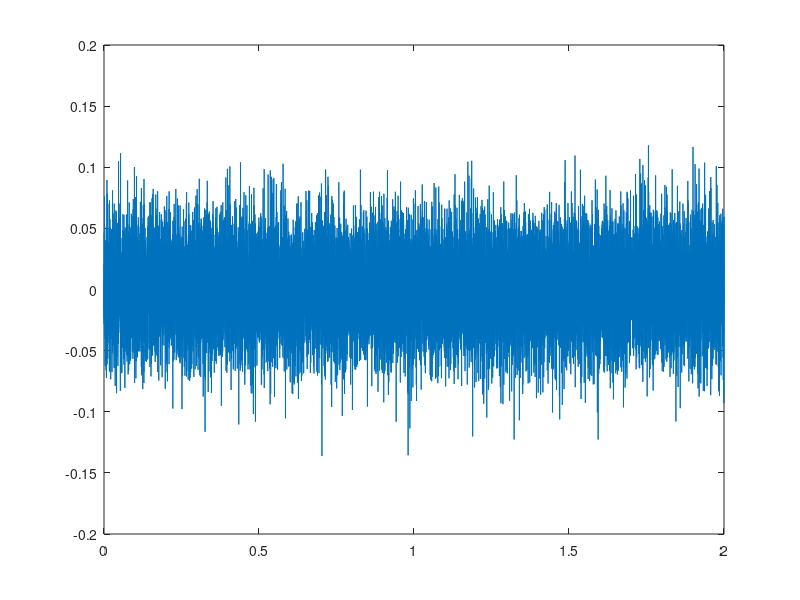

The MATLAB source for this figure:
fs = 8000;
t  = 0:1/fs:2;

noise = randn(size(t));
noise = noise/sqrt(mean(noise.^2));

avg_power_watts = mean(noise.^2)
desired_avg_power_dBm = 0;
desired_avg_power_mwatts = 0.001*10.^(desired_avg_power_dBm/10);

gain = sqrt(desired_avg_power_mwatts);
noise = gain*noise;

power = 10*log10(1000*mean(noise.^2))

plot(t,noise);
%sound(noise,fs);
